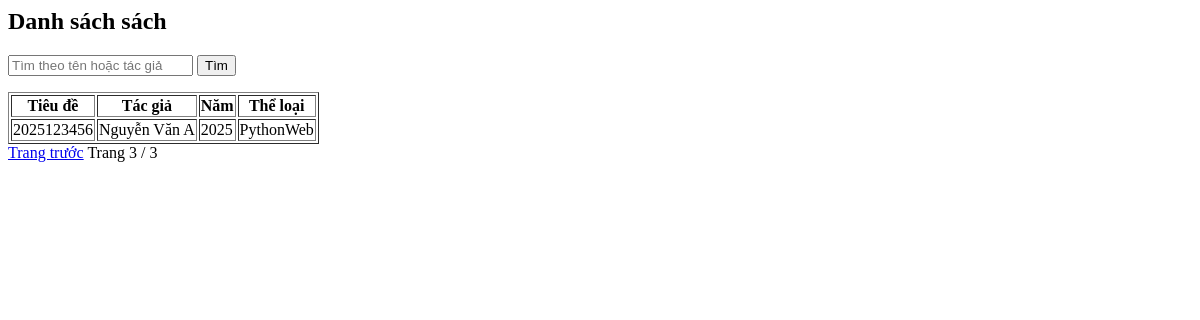
Page /?page=3&q= on the earlier database version.
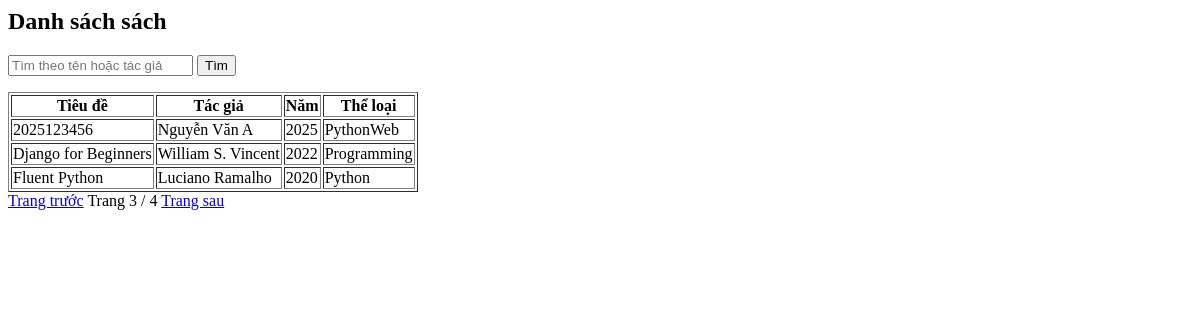
Same page on the later database version.
### T2022601124/models.py (models this page shows, shortened)
class Book(models.Model):
    title = models.CharField(max_length=200)
    author = models.CharField(max_length=100)
    published_year = models.IntegerField()
    genre = models.CharField(max_length=100)

### T2022601124/views.py (the view)
# urls.py: path('', book_list, name='book_list'),
def book_list(request):
    query = request.GET.get('q')
    books = Book.objects.all()
    if query:
        books = books.filter(Q(title__icontains=query) | Q(author__icontains=query))
    paginator = Paginator(books, 3)
    page = request.GET.get('page')
    books = paginator.get_page(page)
    return render(request, 'T2022601124/book_list.html', {'books': books})

### T2022601124/templates/T2022601124/book_list.html
<h2>Danh sách sách</h2>
<form method="get">
    <input type="text" name="q" placeholder="Tìm theo tên hoặc tác giả" value="{{ request.GET.q }}">
    <button type="submit">Tìm</button>
</form>
<table border="1">
    <tr>
        <th>Tiêu đề</th>
        <th>Tác giả</th>
        <th>Năm</th>
        <th>Thể loại</th>
    </tr>
    {% for book in books %}
    <tr>
        <td>{{ book.title }}</td>
        <td>{{ book.author }}</td>
        <td>{{ book.published_year }}</td>
        <td>{{ book.genre }}</td>
    </tr>
    {% endfor %}
</table>
<div>
    {% if books.has_previous %}
        <a href="?page={{ books.previous_page_number }}&q={{ request.GET.q }}">Trang trước</a>
    {% endif %}
    <span>Trang {{ books.number }} / {{ books.paginator.num_pages }}</span>
    {% if books.has_next %}
        <a href="?page={{ books.next_page_number }}&q={{ request.GET.q }}">Trang sau</a>
    {% endif %}
</div>

Differences in the rows shown:
added Book: title "Django for Beginners", author "William S. Vincent", published_year "2022", genre "Programming"
added Book: title "Fluent Python", author "Luciano Ramalho", published_year "2020", genre "Python"
Other differences:
{{ books.paginator.num_pages }}: "3" → "4"
text now shown: "Trang sau"
